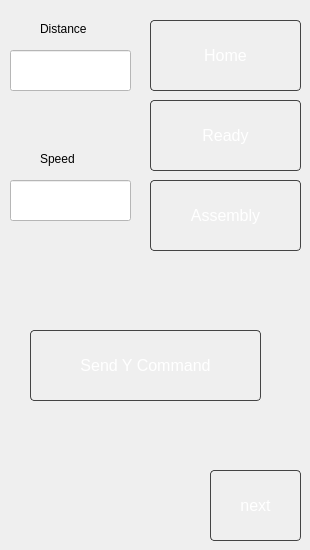
             <widget class="QWidget" name="YAxisPage">
              <widget class="QPushButton" name="MotorYAxisNextButton">
               <property name="enabled">
                <bool>true</bool>
               </property>
               <property name="geometry">
                <rect>
                 <x>210</x>
                 <y>470</y>
                 <width>91</width>
                 <height>71</height>
                </rect>
               </property>
               <property name="sizePolicy">
                <sizepolicy hsizetype="Minimum" vsizetype="Preferred">
                 <horstretch>0</horstretch>
                 <verstretch>0</verstretch>
                </sizepolicy>
               </property>
               <property name="font">
                <font>
                 <pointsize>12</pointsize>
                </font>
               </property>
               <property name="styleSheet">
                <string notr="true">QPushButton {
    padding: 6px 12px;
    background-color: qlineargradient(
        x1:0, y1:0, x2:0, y2:1,
        stop:0 #1a1a1a, stop:1 #000000
    );
    color: white;
    border: 1px solid #444;
    border-radius: 4px;
}

QPushButton:hover {
    background-color: qlineargradient(
        x1:0, y1:0, x2:0, y2:1,
        stop:0 #2a2a2a, stop:1 #111111
    );
}

QPushButton:checked {
    background-color: #0B76A0;
    border: 1px solid #0B76A0;
}

</string>
               </property>
               <property name="text">
                <string>next</string>
               </property>
               <property name="checkable">
                <bool>false</bool>
               </property>
              </widget>
              <widget class="QPushButton" name="HomeY">
               <property name="enabled">
                <bool>true</bool>
               </property>
               <property name="geometry">
                <rect>
                 <x>150</x>
                 <y>20</y>
                 <width>151</width>
                 <height>71</height>
                </rect>
               </property>
               <property name="sizePolicy">
                <sizepolicy hsizetype="Minimum" vsizetype="Preferred">
                 <horstretch>0</horstretch>
                 <verstretch>0</verstretch>
                </sizepolicy>
               </property>
               <property name="font">
                <font>
                 <pointsize>12</pointsize>
                </font>
               </property>
               <property name="styleSheet">
                <string notr="true">QPushButton {
    padding: 6px 12px;
    background-color: qlineargradient(
        x1:0, y1:0, x2:0, y2:1,
        stop:0 #1a1a1a, stop:1 #000000
    );
    color: white;
    border: 1px solid #444;
    border-radius: 4px;
}

QPushButton:hover {
    background-color: qlineargradient(
        x1:0, y1:0, x2:0, y2:1,
        stop:0 #2a2a2a, stop:1 #111111
    );
}

QPushButton:checked {
    background-color: #0B76A0;
    border: 1px solid #0B76A0;
}

</string>
               </property>
               <property name="text">
                <string>Home</string>
               </property>
               <property name="checkable">
                <bool>false</bool>
               </property>
              </widget>
              <widget class="QPushButton" name="ReadyY">
               <property name="enabled">
                <bool>true</bool>
               </property>
               <property name="geometry">
                <rect>
                 <x>150</x>
                 <y>100</y>
                 <width>151</width>
                 <height>71</height>
                </rect>
               </property>
               <property name="sizePolicy">
                <sizepolicy hsizetype="Minimum" vsizetype="Preferred">
                 <horstretch>0</horstretch>
                 <verstretch>0</verstretch>
                </sizepolicy>
               </property>
               <property name="font">
                <font>
                 <pointsize>12</pointsize>
                </font>
               </property>
               <property name="styleSheet">
                <string notr="true">QPushButton {
    padding: 6px 12px;
    background-color: qlineargradient(
        x1:0, y1:0, x2:0, y2:1,
        stop:0 #1a1a1a, stop:1 #000000
    );
    color: white;
    border: 1px solid #444;
    border-radius: 4px;
}

QPushButton:hover {
    background-color: qlineargradient(
        x1:0, y1:0, x2:0, y2:1,
        stop:0 #2a2a2a, stop:1 #111111
    );
}

QPushButton:checked {
    background-color: #0B76A0;
    border: 1px solid #0B76A0;
}

</string>
               </property>
               <property name="text">
                <string>Ready</string>
               </property>
               <property name="checkable">
                <bool>false</bool>
               </property>
              </widget>
              <widget class="QPushButton" name="AssemblyY">
               <property name="enabled">
                <bool>true</bool>
               </property>
               <property name="geometry">
                <rect>
                 <x>150</x>
                 <y>180</y>
                 <width>151</width>
                 <height>71</height>
                </rect>
               </property>
               <property name="sizePolicy">
                <sizepolicy hsizetype="Minimum" vsizetype="Preferred">
                 <horstretch>0</horstretch>
                 <verstretch>0</verstretch>
                </sizepolicy>
               </property>
               <property name="font">
                <font>
                 <pointsize>12</pointsize>
                </font>
               </property>
               <property name="styleSheet">
                <string notr="true">QPushButton {
    padding: 6px 12px;
    background-color: qlineargradient(
        x1:0, y1:0, x2:0, y2:1,
        stop:0 #1a1a1a, stop:1 #000000
    );
    color: white;
    border: 1px solid #444;
    border-radius: 4px;
}

QPushButton:hover {
    background-color: qlineargradient(
        x1:0, y1:0, x2:0, y2:1,
        stop:0 #2a2a2a, stop:1 #111111
    );
}

QPushButton:checked {
    background-color: #0B76A0;
    border: 1px solid #0B76A0;
}

</string>
               </property>
               <property name="text">
                <string>Assembly</string>
               </property>
               <property name="checkable">
                <bool>false</bool>
               </property>
              </widget>
              <widget class="QPushButton" name="SendYCommand">
               <property name="enabled">
                <bool>true</bool>
               </property>
               <property name="geometry">
                <rect>
                 <x>30</x>
                 <y>330</y>
                 <width>231</width>
                 <height>71</height>
                </rect>
               </property>
               <property name="sizePolicy">
                <sizepolicy hsizetype="Minimum" vsizetype="Preferred">
                 <horstretch>0</horstretch>
                 <verstretch>0</verstretch>
                </sizepolicy>
               </property>
               <property name="font">
                <font>
                 <pointsize>12</pointsize>
                </font>
               </property>
               <property name="styleSheet">
                <string notr="true">QPushButton {
    padding: 6px 12px;
    background-color: qlineargradient(
        x1:0, y1:0, x2:0, y2:1,
        stop:0 #1a1a1a, stop:1 #000000
    );
    color: white;
    border: 1px solid #444;
    border-radius: 4px;
}

QPushButton:hover {
    background-color: qlineargradient(
        x1:0, y1:0, x2:0, y2:1,
        stop:0 #2a2a2a, stop:1 #111111
    );
}

QPushButton:checked {
    background-color: #0B76A0;
    border: 1px solid #0B76A0;
}

</string>
               </property>
               <property name="text">
                <string>Send Y Command</string>
               </property>
               <property name="checkable">
                <bool>false</bool>
               </property>
              </widget>
              <widget class="QLineEdit" name="InputMotorDistance">
               <property name="geometry">
                <rect>
                 <x>10</x>
                 <y>50</y>
                 <width>121</width>
                 <height>41</height>
                </rect>
               </property>
               <property name="styleSheet">
                <string notr="true">background-color: #FFFFFF;</string>
               </property>
               <property name="text">
                <string/>
               </property>
              </widget>
              <widget class="QLineEdit" name="InputMotorSpeed">
               <property name="geometry">
                <rect>
                 <x>10</x>
                 <y>180</y>
                 <width>121</width>
                 <height>41</height>
                </rect>
               </property>
               <property name="styleSheet">
                <string notr="true">background-color: #FFFFFF;</string>
               </property>
               <property name="text">
                <string/>
               </property>
              </widget>
              <widget class="QLabel" name="label_6">
               <property name="geometry">
                <rect>
                 <x>40</x>
                 <y>20</y>
                 <width>67</width>
                 <height>17</height>
                </rect>
               </property>
               <property name="text">
                <string>Distance</string>
               </property>
              </widget>
              <widget class="QLabel" name="label_10">
               <property name="geometry">
                <rect>
                 <x>40</x>
                 <y>150</y>
                 <width>67</width>
                 <height>17</height>
                </rect>
               </property>
               <property name="text">
                <string>Speed</string>
               </property>
              </widget>
             </widget>
